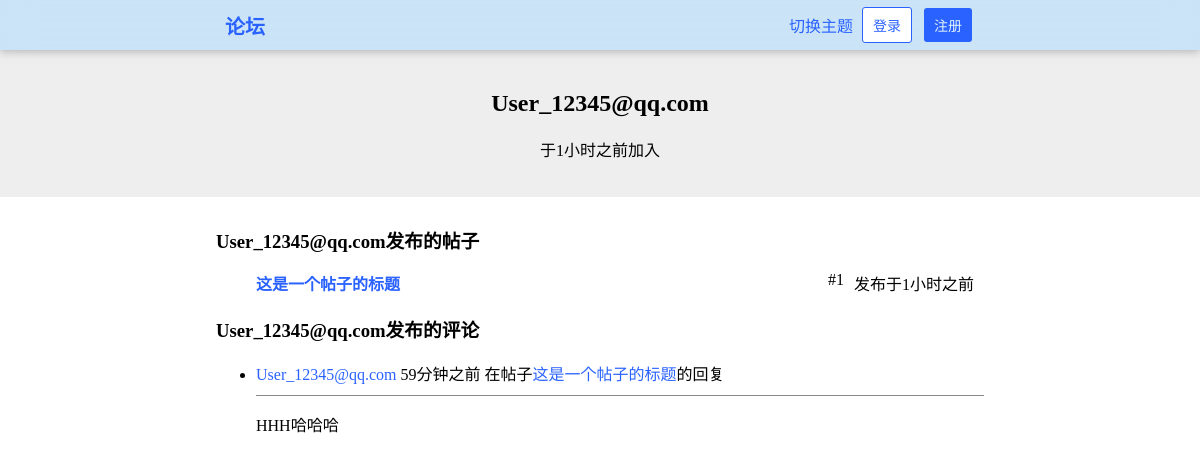
Screenshot of /user/12345@qq.com/ with the database file from the repository.
### HustRava_app/models.py (models this page shows, shortened)
class User(models.Model):
    name = models.CharField(max_length=30,blank=True)
    email = models.EmailField(unique=True)
    password = models.CharField(max_length=30)
    created_at = models.DateTimeField(auto_now_add=True)
    bio = models.TextField(max_length = 100, blank=True)

class Post(models.Model):
    title = models.CharField(max_length=100)
    content = models.TextField()
    created_at = models.DateTimeField(auto_now_add=True)
    author = models.ForeignKey('User', on_delete = models.CASCADE, related_name = "posts")
    like_nums = models.IntegerField(default = 0)
    is_topped = models.BooleanField("置顶帖子", default=False)

class Comment(models.Model):
    content = models.TextField()
    created_at = models.DateTimeField(auto_now_add=True)
    author = models.ForeignKey('User', on_delete = models.CASCADE, related_name = "comments")
    post = models.ForeignKey('Post', on_delete = models.CASCADE, related_name = "comments")
    like_nums = models.IntegerField(default = 0)

### HustRava_app/views.py (the view)
# urls.py: path('user/<str:user_email>/', views.user, name="user"),                     # 用户 GET
def user(request, user_email):
    try:
        user = User.objects.get(email = user_email)
    except:
        raise Http404("用户不存在")
    if "logged_in_user" in request.session:
        return render(request, 'user.html', {
            'user': user,
            'posts': Post.objects.filter(author=user),
            'comments': Comment.objects.filter(author=user),
            'logged_in_user': request.session["logged_in_user"],
            'logged_in_user_email': request.session["logged_in_user_email"]
        })
    else:
        return render(request, 'user.html', {
            'user': user,
            'posts': Post.objects.filter(author=user),
            'comments': Comment.objects.filter(author=user),
        })

### HustRava_app/templates/user.html (shortened to what this page needs)
{% load humanize %}
{% load static %}
<!DOCTYPE html>
<html>
    <head>
        <link rel="stylesheet" type="text/css" href="{% static 'style.css' %}" />
        <link rel="stylesheet" type="text/css" href="{% static 'style-forum.css' %}" />
        <link rel="stylesheet" type="text/css" href="{% static 'style-dark.css' %}" />
    </head>
    <body>
        <header class="header">
            <a href="/" class="a-button header-title">论坛</a>
            {% if logged_in_user %}
                <div class="dropdown">
                    <button class="button-dropdown">{{ logged_in_user }}</button>
                    <div class="dropdown-content">
                        <ul>
                            <li><a href="/user/{{ logged_in_user_email }}"><div>个人主页</div></a></li>
                            <li><a href="/settings/"><div>设置</div></a></li>
                            <li><a onclick="toggle_theme()"><div>切换主题</div></a></li>
                            <div class="hr" style="margin: 4% 3px;"></div>
                            <li><a href="/logout/"><div class="logout-button">退出登录</div></a></li>
                        </ul>
                    </div>
                </div>
            {% else %}
                <a onclick="toggle_theme()" style="cursor: pointer;">切换主题</a>
                <a href="/login/" class="a-button"><button class="button-white">登录</button></a>
                <a href="/register/" class="a-button"><button>注册</button></a>
            {% endif %}
        </header>
        <div id="main">
            <div class="banner">
                <h2>{{ user.name }}</h2>
                <p title="{{ user.created_at }}">于{{ user.created_at|naturaltime }}加入</p>
            </div>
            <div class="content">
                <h3>{{ user.name }}发布的帖子</h3>
                <ul class="post-list">
                    {% for post in posts %}
                        <li class="flex">
                            <a href="/post/{{ post.id }}/"><b>{{ post.title }}</b></a>
                            <div class="header-spacer"></div>
                            <span>#{{ post.id }}</span>
                            <span><span title="{{ post.created_at }}">发布于{{ post.created_at|naturaltime }}</span></span>
                        </li>
                    {% endfor %}
                </ul>
                <h3>{{ user.name }}发布的评论</h3>
                <ul class="comment-list">
                    {% for comment in comments %}
                        <li>
                            <a href="/user/{{ comment.author.name }}">{{ comment.author.name }}</a>
                            <span title="回复于{{ comment.created_at }}">{{ comment.created_at|naturaltime }}</span>
                            <span>在帖子</span><a href="/post/{{ comment.post.id }}">{{ comment.post.title }}</a><span>的回复</span>
                            <div class="hr"></div>
                            {{ comment.content|linebreaks }}
                        </li>
                    {% endfor %}
                </ul>
            </div>
        </div>
    </body>
</html>

### HustRava_app/static/style.css (style rules this page uses)
body { margin: 0; }
h1, h2, h3, h4, h5, h6, p { color: black; }
a { text-decoration: none; border: none; color: #2962FF; transition-duration: 0.3s; transition-timing-function: ease; border-bottom: 1px solid transparent; }
button, input[type="submit"] { padding: 7px 10px; font-size: 14px; color: #E3F2FD; border-radius: 3px; border: none; background-color: #2962FF; cursor: pointer; transition-duration: 0.3s; transition-timing-function: ease; }
.a-button { border: none !important; }
.header { width: 100%; height: 50px; background-color: #BBDEFBAA; backdrop-filter: blur(16px); box-shadow: 0px 2px 8px #8888; position: fixed; top: 0; left: 0; z-index: 100; display: flex; justify-content: center; align-items: center; }
.header * { margin: 0 3px; }
.header-spacer { -webkit-box-flex: 1; flex-grow: 1; margin: 0; }
.button-white { background-color: #FFF; border: 1px solid #2962FF; color: #2962FF; }
.header-title { font-size: 20px; font-weight: bold; }

### HustRava_app/static/style-forum.css (style rules this page uses)
.banner { padding-top: 70px; padding-bottom: 20px; text-align: center; background-color: #EEE; }
.content { padding: 10px 18%; }
.flex { display: flex; }
.flex > * { margin-right: 10px; }
.hr { margin: 10px 0; border-top: 1px solid #888; }

### HustRava_app/static/style-dark.css (style rules this page uses)
body, .header, #footer, h1, h2, h3, h4, h5, h6, p, span { transition: background-color 0.2s ease, color 0.2s ease; }

### rows the page displays
User: name "User_12345@qq.com", created_at "1小时之前"
Post: title "这是一个帖子的标题", id "1", created_at "1小时之前"
Comment: author.name "User_12345@qq.com", created_at "59分钟之前", post "这是一个帖子的标题", content "HHH哈哈哈"
